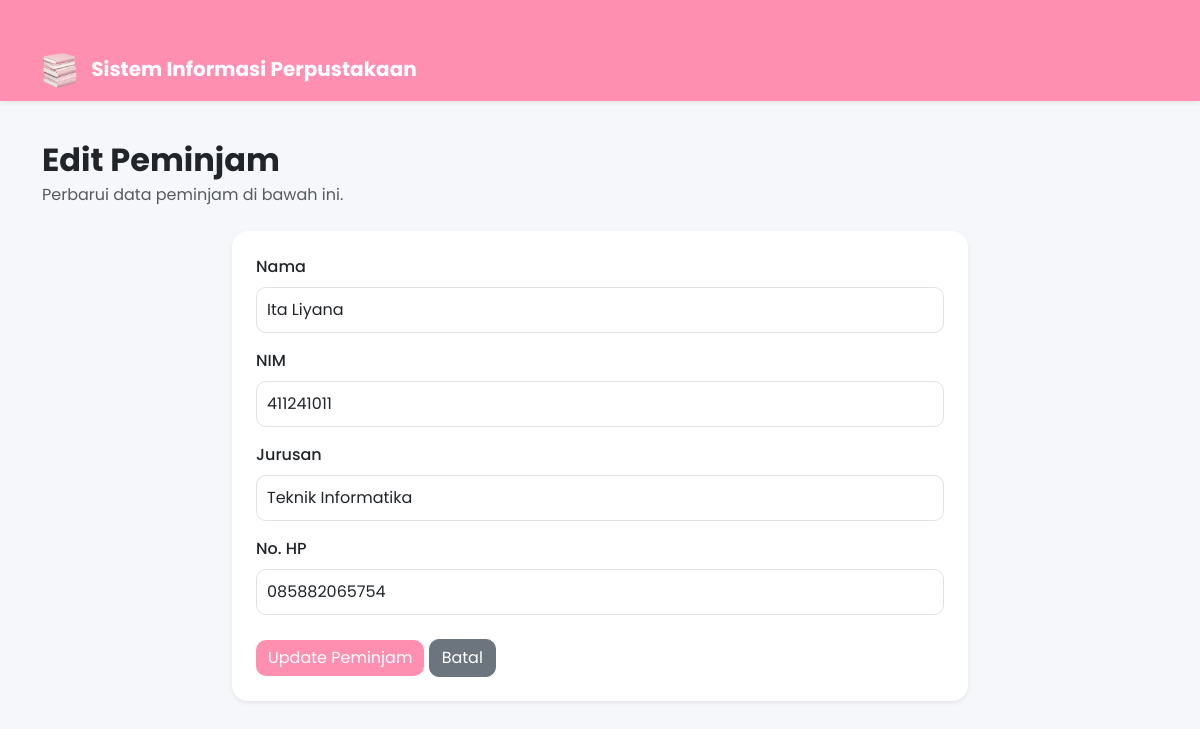
Page /peminjam/edit.php?id=4 on the committed database.
### tables this page shows
CREATE TABLE `peminjam` (
  `id_peminjam` int(11) NOT NULL,
  `nama` varchar(100) NOT NULL,
  `nim` varchar(20) NOT NULL,
  `jurusan` varchar(100) NOT NULL,
  `no_hp` varchar(20) DEFAULT NULL
);

### peminjam/edit.php (the view, shortened to what this page needs)
<?php
include '../config/koneksi.php';
$id = $_GET['id'];
$query = mysqli_query($koneksi,
"SELECT * FROM peminjam WHERE id_peminjam='$id'");
$data = mysqli_fetch_assoc($query);
?>
<!DOCTYPE html>
<html>
<head>
<link href="https://cdn.jsdelivr.net/npm/bootstrap@5.3.3/dist/css/bootstrap.min.css" rel="stylesheet">
<link rel="stylesheet" href="../css/dashboard.css">
</head>
<body>
<nav class="navbar navbar-expand-lg navbar-dark navbar-custom shadow-sm">
<div class="container">
<a class="navbar-brand fw-bold" href="../index.php">
<img src="../logo.png" class="logo-navbar">
Sistem Informasi Perpustakaan
        </a>
    </div>
</nav>
<div class="container">
<h2 class="fw-bold mb-1">
Edit Peminjam
</h2>
<p class="text-muted mb-4">
Perbarui data peminjam di bawah ini.
</p>
<div class="row justify-content-center">
    <div class="col-md-8">
        <div class="card shadow-sm border-0 rounded-4 p-4">
            <form method="POST">
                <div class="mb-3">
                    <label class="form-label">Nama</label>
                    <input
                        type="text"
                        name="nama"
                        class="form-control"
                        value="<?= $data['nama']; ?>"
                        required>
                </div>
                <div class="mb-3">
                    <label class="form-label">NIM</label>
                    <input
                        type="text"
                        name="nim"
                        class="form-control"
                        value="<?= $data['nim']; ?>"
                        required>
                </div>
                <div class="mb-3">
                    <label class="form-label">Jurusan</label>
                    <input
                        type="text"
                        name="jurusan"
                        class="form-control"
                        value="<?= $data['jurusan']; ?>"
                        required>
                </div>
                <div class="mb-4">
                    <label class="form-label">No. HP</label>
                    <input
                        type="text"
                        name="no_hp"
                        class="form-control"
                        value="<?= $data['no_hp']; ?>"
                        required>
                </div>
                <button
                    type="submit"
                    name="update"
                    class="btn btn-pink">
                    Update Peminjam
                </button>
                <a href="index.php" class="btn btn-secondary">
                    Batal
                </a>
            </form>
        </div>
    </div>
</div>
</div>
</body>
</html>

### css/dashboard.css (style rules this page uses)
body { font-family:'Poppins',sans-serif; background:#f5f7fb; }
.navbar { box-shadow:0 2px 10px rgba(0,0,0,.08); }
.card { border:none; border-radius:15px; box-shadow:0 5px 15px rgba(0,0,0,.08); }
.btn-pink { background:#FF8FB1; color:white; border:none; }
.logo-navbar { width:35px !important; height:35px !important; object-fit:cover; border-radius:0%; margin-right:10px; }
.btn { border-radius:10px; }
.container { margin-top:40px; }
h2,h3 { font-weight:600; }
.card { border:none; border-radius:15px; transition:0.3s; }
.card { border: none; border-radius: 18px; box-shadow: 0 8px 20px rgba(0,0,0,.08); transition: .3s; }
.card { transition:.3s; }
.form-control { border-radius:10px; padding:10px; }
.navbar-custom { background:#FF8FB1; padding:8px 0; }
.form-label { font-weight:500; }
.card { max-width:900px; margin:auto; }

### rows in the picture
peminjam: nama "Ita Liyana", nim "411241011", jurusan "Teknik Informatika", no_hp "085882065754"
